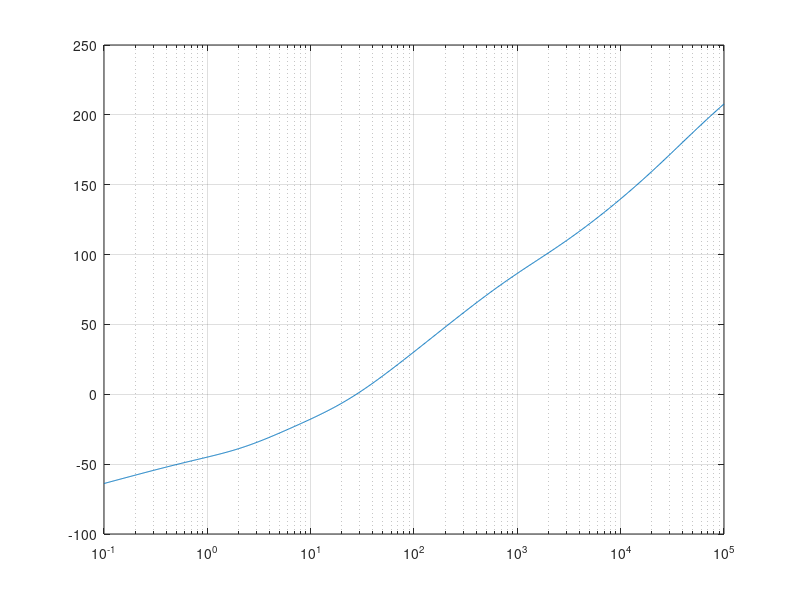

The MATLAB script that drew this image:
#!/usr/bin/octave

pkg load control

clc;
clear;


%            55 * P^3 * (P+60)^2 * (P+2000)^2;
% -----------------------------------------------------
%     (P+1)^3 * (P+5) * (P+300) * (P+900) * (P+8000) 

##Z = [0 0 0 -60 -60 -2000 -2000];
##P = [-1 -1 -1 -5 -300 -900 -8000];
##k = 34.80726;
##%K = 10^(34.80726/20) = 55;

%K = 10^(k/20);

%Z = [0 0 80 3000 8000]
%P = [1 1 200 200 10000]
%K = 35
Z = [0 2 2 20 20 3000 20000]
P = [1 8 800 70000 500000]
K = 15

fprintf('Kte = %f\n', K);

sys = zpk(Z,P,K);

%sys = num/den;
[mag, phase, wout] = bode(sys,{10^-1, 10^5});
semilogx(wout, 20*log10(abs(mag)));
grid on;


% Para el pedestal q se pide, 
% w < w_pedestal ===> se conserva 'P'
% w > w_pedestal ===> se conserva 'Nro'
% pedestal_dB = 20*Log10(pedestal)
